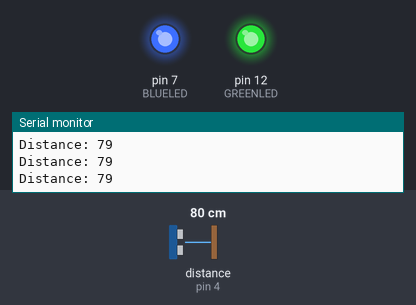
The sketch below on a simulated Arduino Uno, built with avr-gcc and run on an emulated ATmega328P. Shown: output pins drawn as LEDs (lit = HIGH), the last lines printed to the serial monitor. Wiring (inferred from the names in the program): ultrasonic range finder: trigger pin 2; echo pin 4. The test bench sets the inputs (shaded band); at power-on: distance to the obstacle (sensor on pin 4) 80 cm. The echo pulse lasts 58.3 µs per cm; pins used as bus, display or sensor lines are not drawn.

Above: at 1.2 s.
1.3 s: distance to the obstacle (sensor on pin 4) set to 250 cm
At 2.5 s:
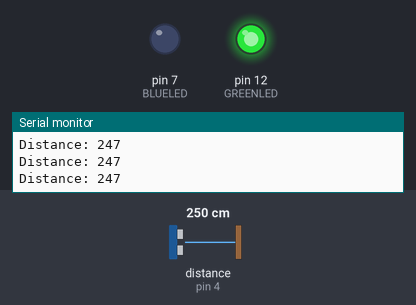
2.8 s: distance to the obstacle (sensor on pin 4) set to 2 cm
At 3.5 s:
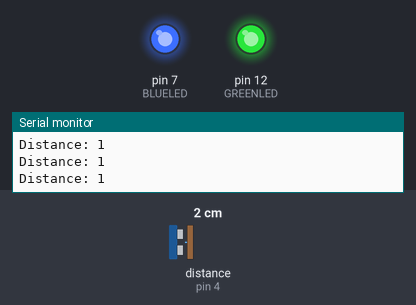
4.3 s: distance to the obstacle (sensor on pin 4) set to 198 cm
5.8 s: distance to the obstacle (sensor on pin 4) set to 205 cm
At 7.1 s:
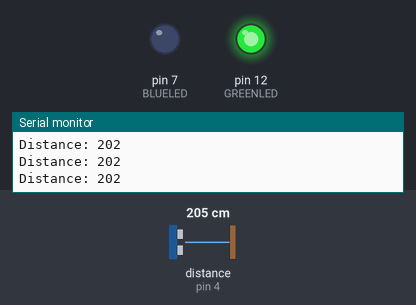
Timing chart, 0 to 8.3 s (numbered marks = the images above; inputs shaded):
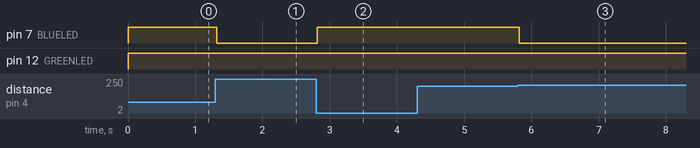

Measured:
- the behaviour switches between 202 and 203 cm on distance to the obstacle (sensor on pin 4) (found by bisection; images 2 and 3)
- after the input at 1.3 s, pin 7 (BLUELED): HIGH → LOW at once
- after the input at 2.8 s, pin 7 (BLUELED): LOW → HIGH at once
- after the input at 5.8 s, pin 7 (BLUELED): HIGH → LOW at once

The sketch:

Ultrasonce___LEDs.ino
```cpp
int echoPin=4;
int trigPin=2;

int BLUELED=7;
int REDLED=8;
int GREENLED=12;
int WHITELED=13;


long duration=0;
int distance=0;


void setup() {
  // put your setup code here, to run once:
  pinMode(trigPin,OUTPUT);
  pinMode(echoPin,INPUT);
  Serial.begin(9600);

  pinMode(BLUELED,OUTPUT);
  pinMode(REDLED,INPUT);
  pinMode(GREENLED,OUTPUT);
  pinMode(WHITELED,INPUT);
}

void loop() {
  // put your main code here, to run repeatedly:
  digitalWrite(trigPin,HIGH);
  delayMicroseconds(500);
  digitalWrite(trigPin,LOW);

  duration=pulseIn(echoPin,HIGH);
  distance=duration*0.017;
  Serial.print("Distance: " );
  Serial.println(distance);
  //Serial.print("cm");

  if (distance < 200){
    digitalWrite(BLUELED,HIGH);
    }
  else{
    digitalWrite(BLUELED,LOW);
    }

  if (distance < 400){
    digitalWrite(REDLED,HIGH);
    }
  else{
    digitalWrite(REDLED,LOW);
    }

  if (distance < 600){
    digitalWrite(GREENLED,HIGH);
    }
  else{
    digitalWrite(GREENLED,LOW);
    }

  if (distance > 900){
    digitalWrite(WHITELED,HIGH);
    }
  else{
    digitalWrite(WHITELED,LOW);
    }
  }
```
